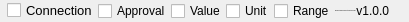
              <widget class="QFrame" name="bottomBar">
               <property name="sizePolicy">
                <sizepolicy hsizetype="Preferred" vsizetype="Preferred">
                 <horstretch>0</horstretch>
                 <verstretch>0</verstretch>
                </sizepolicy>
               </property>
               <property name="minimumSize">
                <size>
                 <width>0</width>
                 <height>22</height>
                </size>
               </property>
               <property name="maximumSize">
                <size>
                 <width>16777215</width>
                 <height>22</height>
                </size>
               </property>
               <property name="frameShape">
                <enum>QFrame::Shape::NoFrame</enum>
               </property>
               <property name="frameShadow">
                <enum>QFrame::Shadow::Raised</enum>
               </property>
               <layout class="QHBoxLayout" name="horizontalLayout_5">
                <property name="spacing">
                 <number>0</number>
                </property>
                <property name="leftMargin">
                 <number>0</number>
                </property>
                <property name="topMargin">
                 <number>0</number>
                </property>
                <property name="rightMargin">
                 <number>0</number>
                </property>
                <property name="bottomMargin">
                 <number>0</number>
                </property>
                <item>
                 <widget class="QLabel" name="version_2">
                  <property name="sizePolicy">
                   <sizepolicy hsizetype="Maximum" vsizetype="Preferred">
                    <horstretch>0</horstretch>
                    <verstretch>0</verstretch>
                   </sizepolicy>
                  </property>
                  <property name="text">
                   <string/>
                  </property>
                  <property name="alignment">
                   <set>Qt::AlignmentFlag::AlignRight|Qt::AlignmentFlag::AlignTrailing|Qt::AlignmentFlag::AlignVCenter</set>
                  </property>
                 </widget>
                </item>
                <item>
                 <widget class="QCheckBox" name="cbConnection">
                  <property name="font">
                   <font>
                    <family>Segoe UI</family>
                    <pointsize>10</pointsize>
                    <italic>false</italic>
                    <bold>false</bold>
                   </font>
                  </property>
                  <property name="focusPolicy">
                   <enum>Qt::FocusPolicy::StrongFocus</enum>
                  </property>
                  <property name="layoutDirection">
                   <enum>Qt::LayoutDirection::LeftToRight</enum>
                  </property>
                  <property name="text">
                   <string>Connection</string>
                  </property>
                  <property name="iconSize">
                   <size>
                    <width>12</width>
                    <height>12</height>
                   </size>
                  </property>
                 </widget>
                </item>
                <item>
                 <widget class="QCheckBox" name="cbApproval">
                  <property name="minimumSize">
                   <size>
                    <width>0</width>
                    <height>1</height>
                   </size>
                  </property>
                  <property name="focusPolicy">
                   <enum>Qt::FocusPolicy::StrongFocus</enum>
                  </property>
                  <property name="text">
                   <string>Approval</string>
                  </property>
                  <property name="iconSize">
                   <size>
                    <width>12</width>
                    <height>12</height>
                   </size>
                  </property>
                 </widget>
                </item>
                <item>
                 <widget class="QCheckBox" name="cbValue">
                  <property name="minimumSize">
                   <size>
                    <width>0</width>
                    <height>0</height>
                   </size>
                  </property>
                  <property name="text">
                   <string>Value</string>
                  </property>
                  <property name="iconSize">
                   <size>
                    <width>12</width>
                    <height>12</height>
                   </size>
                  </property>
                 </widget>
                </item>
                <item>
                 <widget class="QCheckBox" name="cbUnit">
                  <property name="minimumSize">
                   <size>
                    <width>0</width>
                    <height>0</height>
                   </size>
                  </property>
                  <property name="text">
                   <string>Unit</string>
                  </property>
                  <property name="iconSize">
                   <size>
                    <width>12</width>
                    <height>12</height>
                   </size>
                  </property>
                 </widget>
                </item>
                <item>
                 <widget class="QCheckBox" name="cbRange">
                  <property name="minimumSize">
                   <size>
                    <width>0</width>
                    <height>0</height>
                   </size>
                  </property>
                  <property name="text">
                   <string>Range</string>
                  </property>
                  <property name="iconSize">
                   <size>
                    <width>12</width>
                    <height>12</height>
                   </size>
                  </property>
                 </widget>
                </item>
                <item>
                 <widget class="QLabel" name="creditsLabel">
                  <property name="maximumSize">
                   <size>
                    <width>16777215</width>
                    <height>16</height>
                   </size>
                  </property>
                  <property name="font">
                   <font>
                    <family>Segoe UI</family>
                    <pointsize>-1</pointsize>
                    <italic>false</italic>
                    <bold>false</bold>
                   </font>
                  </property>
                  <property name="text">
                   <string>Hanwha Aerospace PGM Systems R&amp;D Team4</string>
                  </property>
                  <property name="alignment">
                   <set>Qt::AlignmentFlag::AlignLeading|Qt::AlignmentFlag::AlignLeft|Qt::AlignmentFlag::AlignVCenter</set>
                  </property>
                 </widget>
                </item>
                <item>
                 <widget class="QLabel" name="version">
                  <property name="text">
                   <string>v1.0.0</string>
                  </property>
                  <property name="alignment">
                   <set>Qt::AlignmentFlag::AlignRight|Qt::AlignmentFlag::AlignTrailing|Qt::AlignmentFlag::AlignVCenter</set>
                  </property>
                 </widget>
                </item>
                <item>
                 <widget class="QFrame" name="frame_size_grip">
                  <property name="minimumSize">
                   <size>
                    <width>20</width>
                    <height>0</height>
                   </size>
                  </property>
                  <property name="maximumSize">
                   <size>
                    <width>20</width>
                    <height>16777215</height>
                   </size>
                  </property>
                  <property name="frameShape">
                   <enum>QFrame::Shape::NoFrame</enum>
                  </property>
                  <property name="frameShadow">
                   <enum>QFrame::Shadow::Raised</enum>
                  </property>
                 </widget>
                </item>
               </layout>
              </widget>
